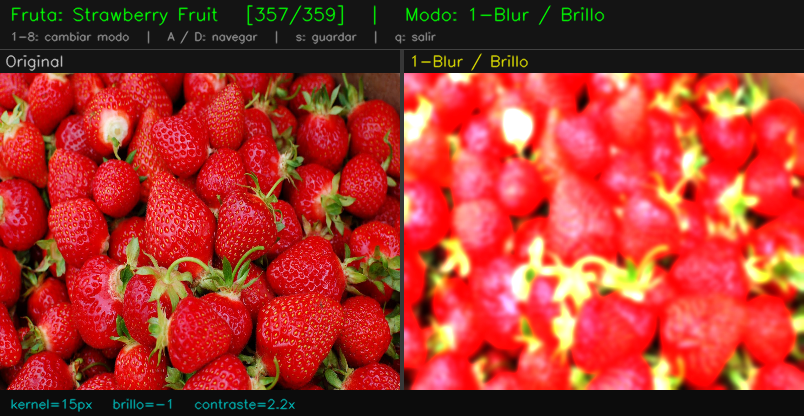
#> input picture procesado_356_strawberry_fruit_m1.png, 804 x 416 px; its folder holds only this picture in this run
$ python -i histograma.py   (imports and definitions only)
#> lines starting #> are read from the running program, lines starting #| are printed output that depends on the picture
#> further down, picture is the input picture: shape (416, 804, 3); mean B, G, R 43.3, 53.5, 164.1
"""
Módulo de cálculo y visualización de histogramas.

Unidad 4 – Histogramas:
  - Cálculo del histograma de la imagen original
  - Ecualización de histograma para mejorar contraste
  - Comparación histograma antes/después del procesamiento

El histograma de una imagen es la distribución de frecuencias de los niveles
de intensidad (0–255). Permite analizar el contraste, brillo y rango dinámico
de la imagen de forma cuantitativa.
"""

import cv2
import numpy as np


# [86 lines left out: functions calcular_histograma_gris, ecualizar_histograma, dibujar_histograma_como_imagen, not called in this run]


def dibujar_histograma_canal(imagen_bgr, canal=0, alto=256, ancho=256):
    """
    Dibuja el histograma de un canal individual con comparación antes/después de ecualizar.

    Permite ver cómo la distribución de intensidades varía por canal de color,
    lo que es útil para analizar el balance de color de la imagen de fruta.

    Mapeo de canal:
      0 → Grises (conversión a escala de grises)
      1 → R (canal rojo,  índice BGR 2)
      2 → G (canal verde, índice BGR 1)
      3 → B (canal azul,  índice BGR 0)

    Args:
        imagen_bgr: Imagen en formato BGR
        canal: Canal a visualizar (0=Gris, 1=R, 2=G, 3=B)
        alto: Altura del lienzo en píxeles
        ancho: Ancho del lienzo en píxeles

    Returns:
        Imagen BGR con el histograma original (claro) y ecualizado (color del canal)
    """
#> called with canal = 0, alto = 256, ancho = 256
    # Extraer el canal seleccionado
    _nombres = {0: "Gris", 1: "R", 2: "G", 3: "B"}
    _colores_orig = {
        0: (160, 160, 160),  # gris
        1: (80,  80,  220),  # rojo (BGR: R alto)
        2: (80,  200, 80),   # verde
        3: (220, 80,  80),   # azul
    }
    _colores_ecual = {
        0: (0,   220, 220),  # cian
        1: (50,  50,  255),  # rojo brillante
        2: (50,  255, 50),   # verde brillante
        3: (255, 50,  50),   # azul brillante
    }
    # Índice en el array BGR (canal 0=Gris es especial)
    _bgr_idx = {1: 2, 2: 1, 3: 0}

    if canal == 0:
        datos = cv2.cvtColor(imagen_bgr, cv2.COLOR_BGR2GRAY)
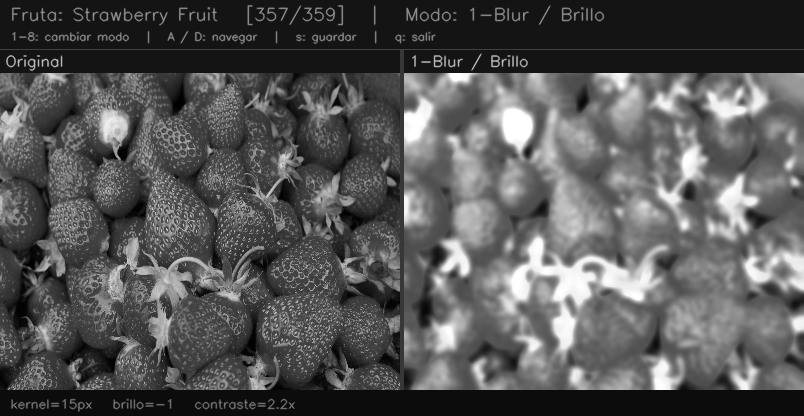
#> datos: shape (416, 804); min 0, max 255, mean 85.4
    else:
        datos = imagen_bgr[:, :, _bgr_idx[canal]]

    datos_ecual = cv2.equalizeHist(datos)
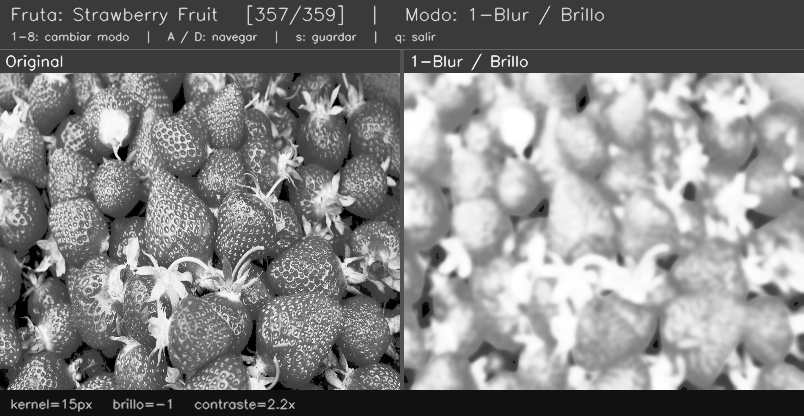
#> datos_ecual: shape (416, 804); min 0, max 255, mean 131.5

    lienzo = np.zeros((alto, ancho, 3), dtype=np.uint8)

    for img_c, color in [(datos, _colores_orig[canal]),
                         (datos_ecual, _colores_ecual[canal])]:
        hist = cv2.calcHist([img_c], [0], None, [256], [0, 256])
        cv2.normalize(hist, hist, 0, alto - 20, cv2.NORM_MINMAX)
        hist = hist.flatten().astype(int)
        for x in range(1, 256):
            x1 = int((x - 1) * ancho / 256)
            x2 = int(x * ancho / 256)
            cv2.line(lienzo, (x1, alto - hist[x - 1]), (x2, alto - hist[x]), color, 1)
#> this loop made 2 passes
#> color on passes 1 to 2: (160, 160, 160), (0, 220, 220)
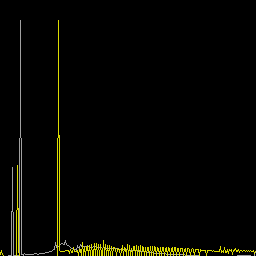
#> lienzo: shape (256, 256, 3); mean of channels 0, 1, 2 1.6, 5.6, 5.6; drawn as B, G, R

    nombre = _nombres[canal]
    cv2.putText(lienzo, f"Canal: {nombre}", (5, alto - 20),
                cv2.FONT_HERSHEY_SIMPLEX, 0.4, _colores_orig[canal], 1)
    cv2.putText(lienzo, "Ecualizado", (5, alto - 8),
                cv2.FONT_HERSHEY_SIMPLEX, 0.4, _colores_ecual[canal], 1)
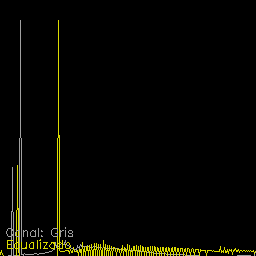
#> lienzo: shape (256, 256, 3); mean of channels 0, 1, 2 1.9, 6.4, 6.4; drawn as B, G, R

    return lienzo


# [39 lines left out: function dibujar_histograma_con_ecualizacion, not called in this run]

>>> import cv2
>>> picture = cv2.imread('procesado_356_strawberry_fruit_m1.png')
>>> result = dibujar_histograma_canal(picture)

$ run again, on panel_017_apple_fruit.png
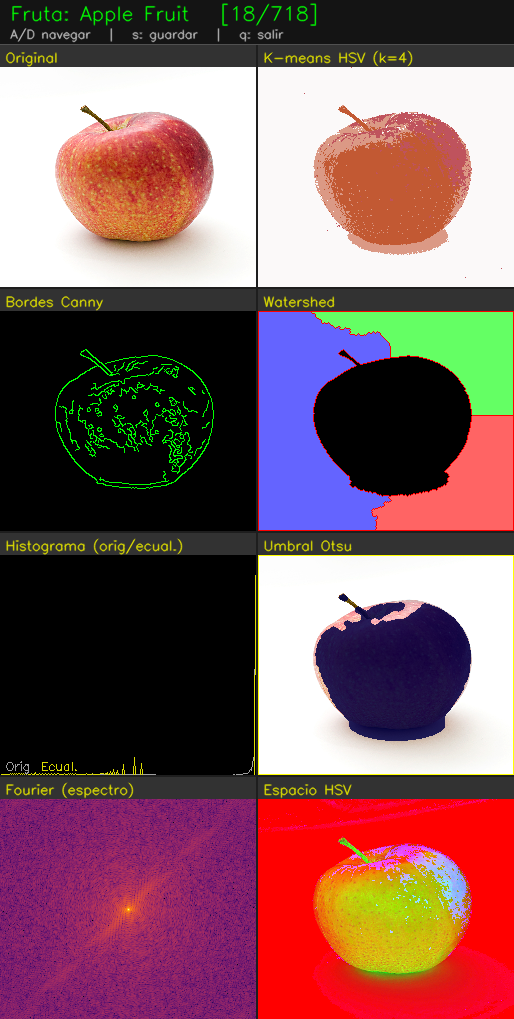
#> input picture panel_017_apple_fruit.png, 514 x 1019 px
#> picture is the input picture: shape (1019, 514, 3); mean B, G, R 94.3, 91.1, 128
#> in dibujar_histograma_canal, `datos_ecual = cv2.equalizeHist(datos)`:
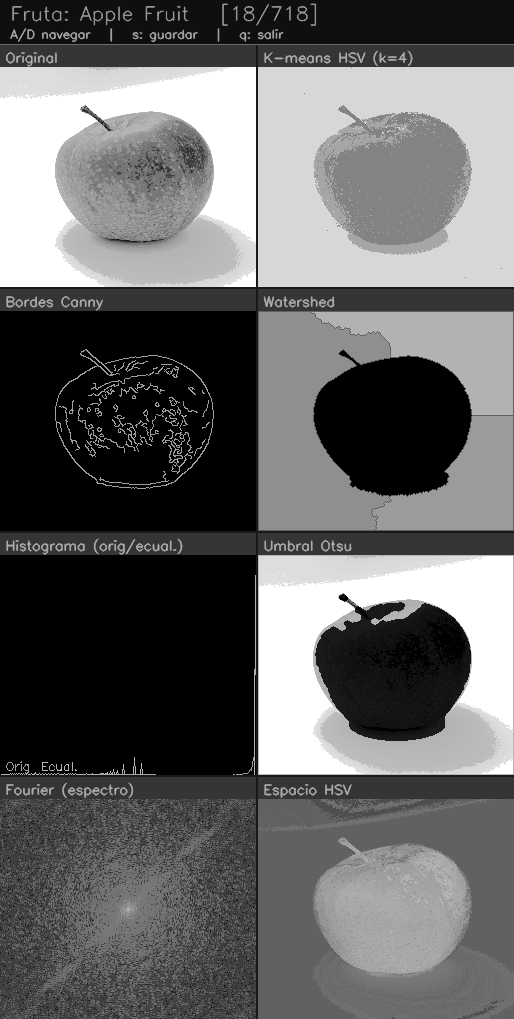
#> datos_ecual: shape (1019, 514); min 0, max 255, mean 101.6
#> the loop in dibujar_histograma_canal, `for img_c, color in [(datos, _colores_orig[canal]), (datos_ecual, _col..` made 2 passes
#> color on passes 1 to 2: (160, 160, 160), (0, 220, 220)
#> in dibujar_histograma_canal, `cv2.putText(lienzo, "Ecualizado", (5, alto - 8), cv2.FONT_HERSHEY_SIMP..`:
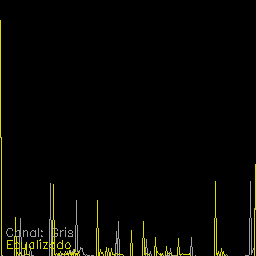
#> lienzo: shape (256, 256, 3); mean of channels 0, 1, 2 1.7, 5.7, 5.7; drawn as B, G, R
